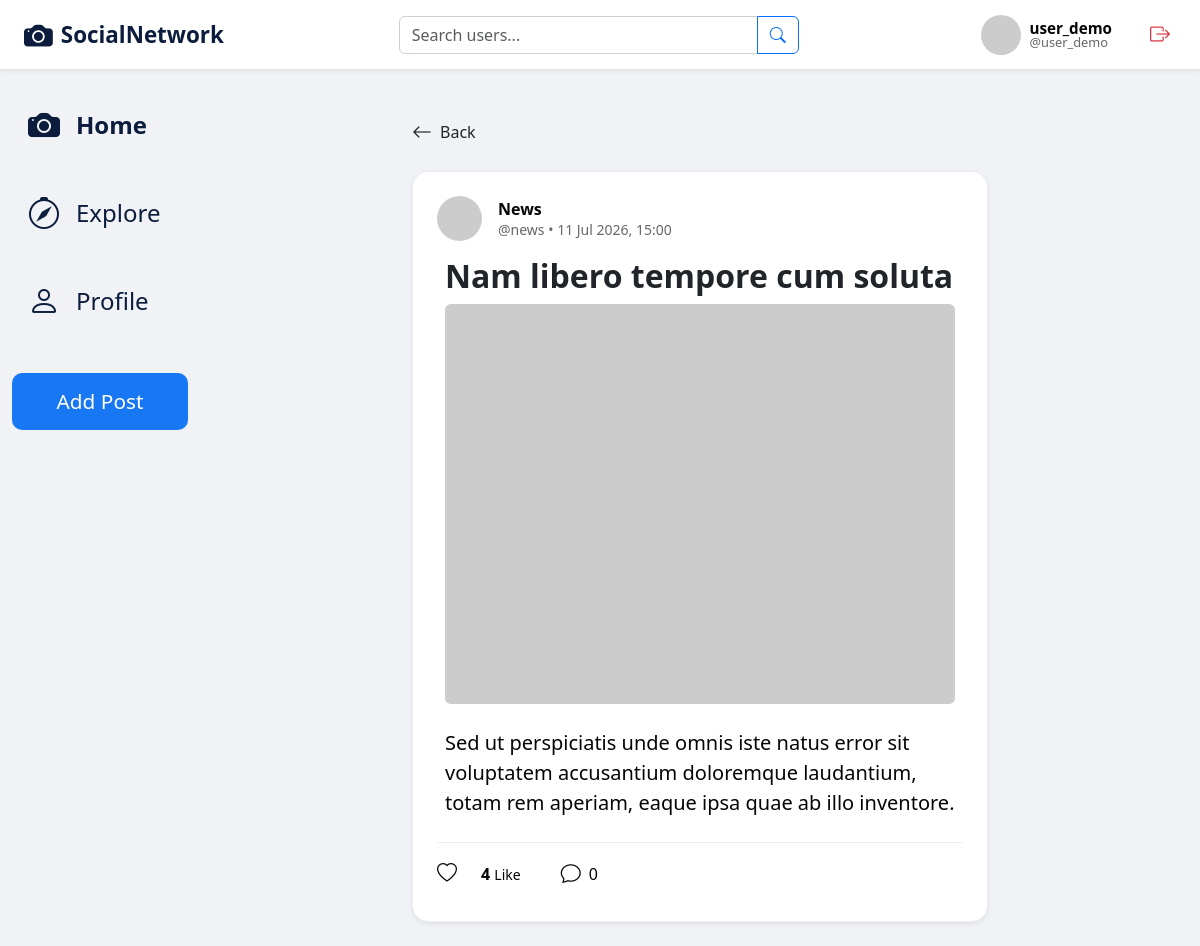
Screenshot of /posts/22/ (signed in) with the database file from the repository.
### users/models.py (models this page shows)
class User(AbstractUser):
    bio = models.TextField(max_length=500, blank=True, null=True, verbose_name="biography")
    is_private = models.BooleanField(default=False, verbose_name="Private profile")
    class Meta:
        permissions = (("can_delete_post", "Can delete a post"),
                       ("can_delete_comment", "Can delete a comment"),
                       ("can_ban_user", "Can ban a user"),)

### posts/models.py (models this page shows, shortened)
class Post(models.Model):
    author = models.ForeignKey(User, on_delete=models.CASCADE, related_name='posts')
    description = models.TextField(max_length=1000)
    created_at = models.DateTimeField(auto_now_add=True)
    likes = models.ManyToManyField(User, related_name='liked_posts', blank=True)
    is_pinned = models.BooleanField(default=False, verbose_name="Pinned")
    class Meta:
        ordering = ['-created_at']
    @property
    def is_news(self):
        return hasattr(self, 'news')

class News(Post):
    title = models.CharField(max_length=200)
    source = models.CharField(max_length=100, blank=True, null=True)
    image_url = models.URLField(blank=True, null=True)

### posts/views.py (the view)
# urls.py: path('<int:pk>/', PostDetailView.as_view(), name='post_detail'),
class PostDetailView(DetailView):
    model = Post
    template_name = 'sitecontent/post_details.html'
    context_object_name = 'post'
    def get_context_data(self, **kwargs):
        context = super().get_context_data(**kwargs)
        context['comment_form'] = CommentForm()
        referer = self.request.META.get('HTTP_REFERER')
        if referer and '/posts/' not in referer:
            self.request.session['post_back_url'] = referer
        context['back_url'] = self.request.session.get(
            'post_back_url',
            reverse('users:profile', kwargs={'username': self.object.author.username})
        )
        return context

### posts/forms.py
class CommentForm(forms.ModelForm):
    class Meta:
        model = Comment
        fields = ['text']
        widgets = {
            'text': forms.TextInput(attrs={
                'class': 'form-control rounded-pill bg-light border-0',
                'placeholder': 'Write your comment...',
                'autocomplete': 'off'
            })
        }
        labels = {
            'text': ''
        }

### templates/sitecontent/post_details.html (shortened to what this page needs)
{% extends "base.html" %}
{% block content %}
<div class="col-12 col-md-8 col-lg-6 mx-auto pt-4">
    <a href="{{ back_url }}" class="text-decoration-none text-dark d-inline-flex align-items-center gap-2 mb-4 fw-medium">
        <i class="bi bi-arrow-left fs-5"></i> Back
    </a>
    {% include 'sitecontent/post.html' with post=post %}
</div>
{% endblock %}

### templates/base.html (shortened to what this page needs)
{% load static %}
<!DOCTYPE html>
<html lang="en">
<head>
    <link href="https://cdn.jsdelivr.net/npm/bootstrap@5.3.0/dist/css/bootstrap.min.css" rel="stylesheet">
    <link rel="stylesheet" href="https://cdn.jsdelivr.net/npm/bootstrap-icons@1.11.1/font/bootstrap-icons.css">
    <link href="{% static 'css/style.css' %}" rel="stylesheet">
</head>
<body>
{% if user.is_authenticated %}
    {% block navbar %}
    <nav class="navbar sticky-top shadow-sm main-navbar">
        <a href="{% url 'feed:home' %}" class="navbar-brand brand-link">
            <i class="bi bi-camera-fill brand-icon"></i>
            <span class="brand-text">SocialNetwork</span>
        </a>
        <div class="nav-search-wrapper">
            <form action="{% url 'users:search' %}" method="GET" class="search-form">
                <div class="input-group">
                    <input type="text" name="q" class="form-control search-input" placeholder="Search users..." aria-label="Search" value="{{ request.GET.q }}">
                    <button class="btn btn-outline-primary" type="submit">
                        <i class="bi bi-search"></i>
                    </button>
                </div>
            </form>
        </div>
        <div class="navbar-actions">
            <div class="nav-icon-btn user-menu-wrapper">
                <a href="{% url 'users:profile' request.user.username %}" class="nav-icon-btn">
                    <img src="https://ui-avatars.com/api/?name={{ request.user.username }}&background=0D8ABC&color=fff" class="nav-profile-avatar" alt="Profile">
                </a>
                <a href="{% url 'users:profile' request.user.username %}" class="nav-profile-link">
                    <span class="profile-name">{{ request.user.username }}</span>
                    <span class="profile-handle">@{{ request.user.username|lower }}</span>
                </a>
            </div>
            <form action="{% url 'users:logout' %}" method="post" class="logout-form">
                <button type="submit" class="nav-icon-btn logout-btn" title="Log out">
                    <i class="bi bi-box-arrow-right nav-icon logout-icon"></i>
                </button>
            </form>
        </div>
    </nav>
    {% endblock %}
    <div class="container-fluid">
        <main class="row main-content-row">
            {% block sidebar %}
            <aside class="d-none d-lg-block col-lg-2">
                <div class="side-content">
                    <a href="{% url 'feed:home' %}" class="sidebar-link active">
                        <i class="bi bi-camera-fill"></i>
                        <span>Home</span>
                    </a>
                    <a href="{% url 'feed:explore' %}" class="sidebar-link">
                        <i class="bi bi-compass"></i>
                        <span>Explore</span>
                    </a>
                    <a href="{% url 'users:profile' request.user.username %}" class="sidebar-link">
                        <i class="bi bi-person"></i>
                        <span>Profile</span>
                    </a>
                    <a href="{% url 'posts:create_post' %}" class="btn btn-create-post mt-3">
                        Add Post
                    </a>
                </div>
            </aside>
            {% endblock %}
            {% block content %}
            {% endblock %}
        </main>
    </div>
{% else %}
    {% block authentication %}
    {% endblock %}
{% endif %}
</body>
</html>

### templates/sitecontent/post.html (shortened to what this page needs)
{% load crispy_forms_filters %}
<div class="post-card shadow-sm">
    <div class="post-header">
        <div class="post-author-info">
            <a href="{% url 'users:profile' post.author.username %}" class="post-author-link">
                <img src="https://ui-avatars.com/api/?name={{ post.author.username }}&background=0D8ABC&color=fff" class="post-author-avatar" alt="{{ post.author.username }}'s avatar">
                <div class="post-author-text">
                    <span class="post-author-name">{{ post.author.username }}</span>
                    <span class="post-author-meta">@{{ post.author.username|lower }} • {{ post.created_at|date:"d M Y, H:i" }}</span>
                </div>
            </a>
        </div>
    </div>
    <div class="post-content">
        {% if post.is_news %}
            <div class="news-specific-content mb-3">
                <h2 class="fw-bold">{{ post.news.title }}</h2>
                {% if post.news.image_url %}
                    <img src="{{ post.news.image_url }}" alt="News image" class="img-fluid rounded mb-2 object-fit-cover">
                {% endif %}
            </div>
        {% endif %}
        <p class="post-text-content">{{ post.description }}</p>
    </div>
    <div class="post-interactions-bar">
        <form action="{% url 'posts:like_post' post.id %}" method="POST" class="post-like-form">
            <button type="submit" class="post-interaction-btn">
                {% if request.user in post.likes.all %}
                    <i class="bi bi-heart-fill post-like-icon-active"></i>
                {% else %}
                    <i class="bi bi-heart post-like-icon"></i>
                {% endif %}
            </button>
        </form>
        <div class="post-interaction-count" data-bs-toggle="modal" data-bs-target="#likesModal{{ post.id }}">
            <span class="post-count-number">{{ post.likes.count }}</span> <span class="post-count-label">Like</span>
        </div>
       <div class="post-comment-toggle" data-bs-toggle="collapse" data-bs-target="#commentsCollapse{{ post.id }}" aria-expanded="false" aria-controls="commentsCollapse{{ post.id }}">
            <i class="bi bi-chat post-action-icon"></i>
            <span class="post-comment-count">{{ post.comments.count }}</span>
        </div>
    </div>
</div>

### rows the page displays
User: user.username "user_demo"
Post: author.username "News", author.username "news", created_at "11 Jul 2026, 15:00", news "Nam libero tempore cum soluta", description "Sed ut perspiciatis unde omnis iste natus error sit voluptatem accusantium doloremque laudantium, totam rem aperiam, eaque ipsa quae ab illo inventore.", likes.count "4", comments.count "0"
